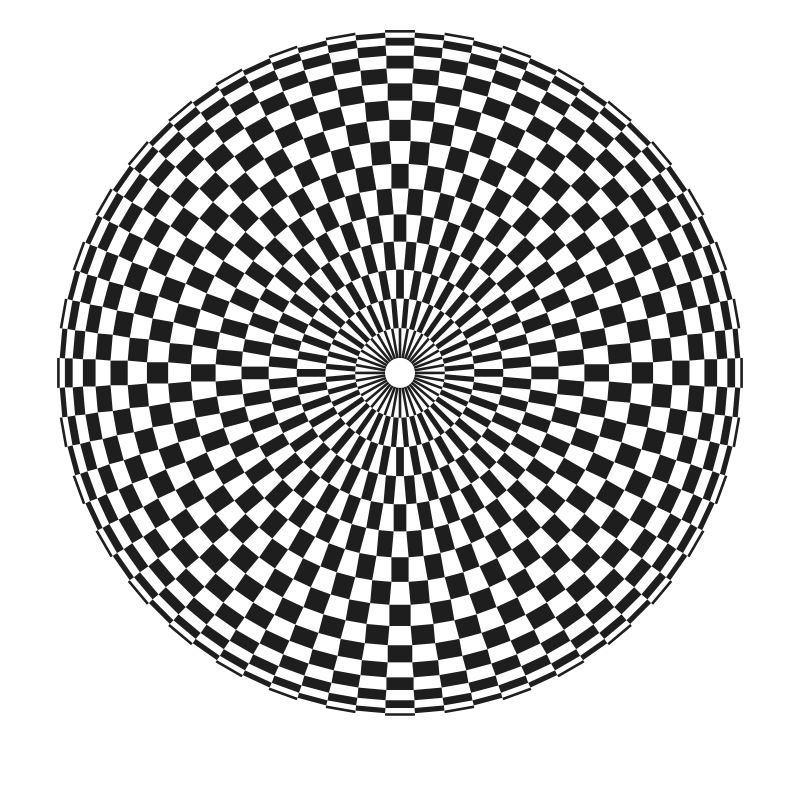
Frame 1 (no input)
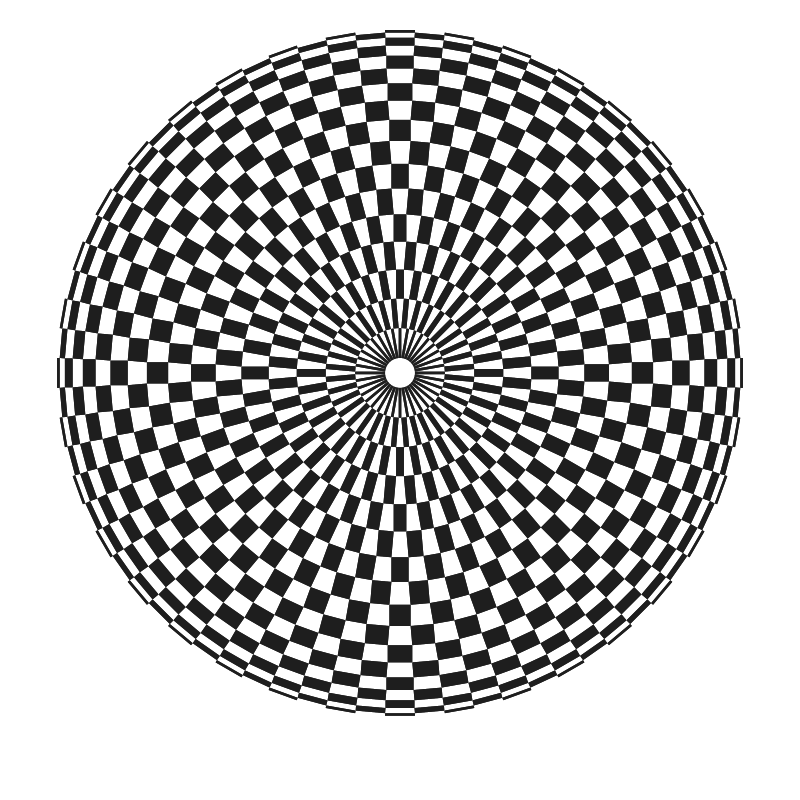
Frame 2 (the mouse pressed at the canvas centre, redrawn once)

The Processing sketch that drew these frames (run headless with seeded random() and noise(); the mouse was pressed at the canvas centre and the sketch redrawn once):

// Processing sketch: round_lattice01
// ── round_lattice01.pde
int VNUM = 36;  // vnum*integer is must be 180 
float RADIUS = 30;
int rotateAng = 180/VNUM;
int rectTypeNum = 90/rotateAng - 1;
PVector[] rectVec = new PVector[rectTypeNum];

void setup(){
  size(800, 800);
  background(255);
  noStroke();
  noLoop();
  fill(30);
  for(int i=0; i<rectVec.length; i++){
    rectVec[i] = new PVector(RADIUS*cos((i+1)*rotateAng*PI/180),RADIUS*sin((i+1)*rotateAng*PI/180)); 
  }
}

void draw(){
  translate((width-rectVec[0].x)/2, 30);
  for(int j=0; j<VNUM; j++){
    pushMatrix();
    for(int i=0; i<rectVec.length; i++){
      drawRect(rectVec[i]);
      translate(rectVec[i].x,rectVec[i].y);
      rotate(rotateAng*PI/180);
    }
    popMatrix(); 
    translate(rectVec[0].x,rectVec[0].y);
    rotate(rotateAng*PI/180);
    translate(rectVec[1].x,0);
    rotate(rotateAng*PI/180);
    translate(0,-rectVec[0].y);
  }
}

void drawRect(PVector vec){
  beginShape();
  vertex(0,0);
  vertex(vec.x,0);
  vertex(vec.x,vec.y);
  vertex(0,vec.y);
  endShape(CLOSE);
}
